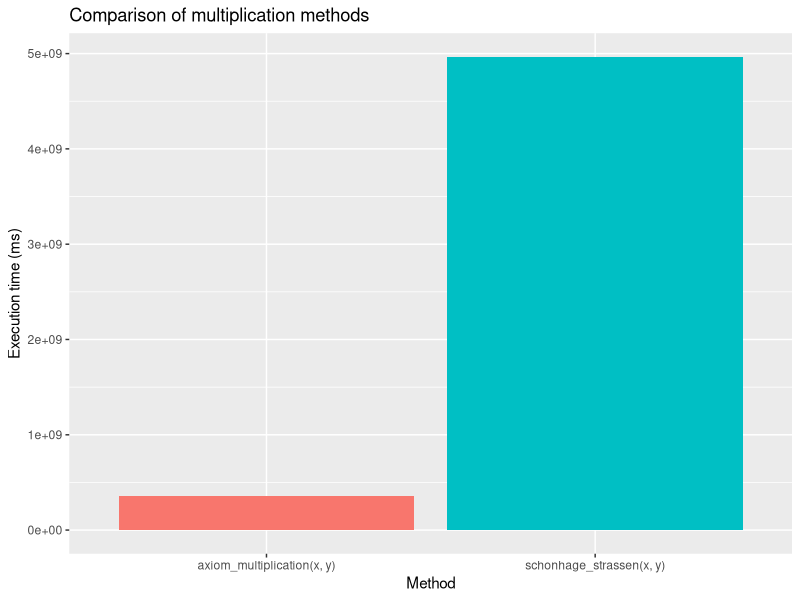
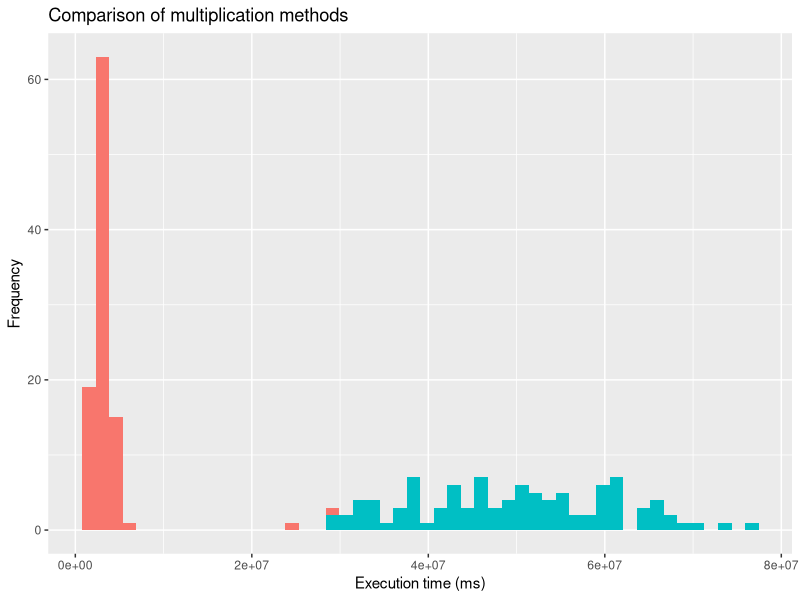
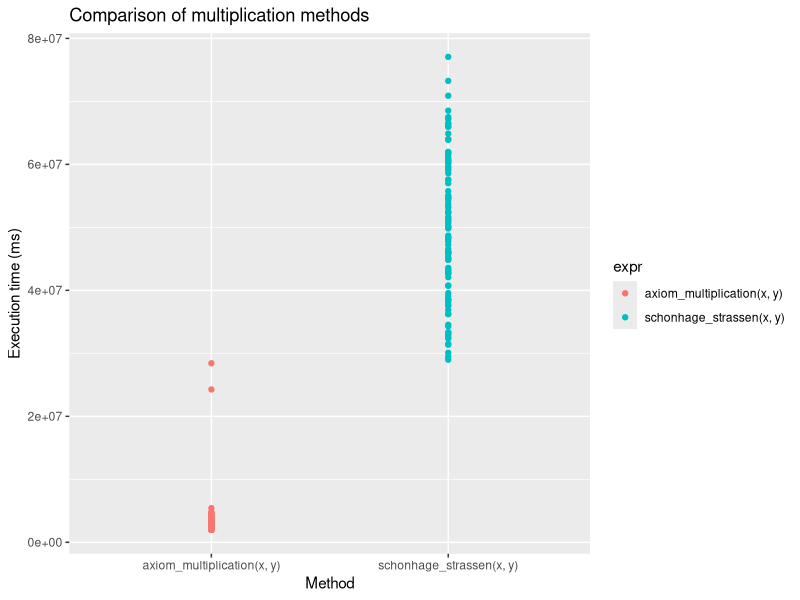

Here is the R script that generated these plots, in order:
# install the required packages
install.packages("microbenchmark")
install.packages("ggplot2")

# load the packages
library(microbenchmark)
library(ggplot2)

# define the axiom multiplication function
axiom_multiplication <- function(x, y) {
  z <- 0
  for (i in 1:length(x)) {
    for (j in 1:length(y)) {
      z[i+j-1] <- z[i+j-1] + x[i] * y[j]
    }
  }
  return(z)
}

# define the Schönhage–Strassen multiplication function
schonhage_strassen <- function(x, y) {
  # determine the size of the input vectors
  n <- length(x)
  m <- length(y)
  l <- max(n, m)
  
  # pad the input vectors with zeros to ensure that they have the same length
  if (n < l) x <- c(x, rep(0, l - n))
  if (m < l) y <- c(y, rep(0, l - m))
  
  # perform the multiplication using the Schönhage–Strassen algorithm
  if (l == 1) {
    return(x * y)
  } else {
    l2 <- floor(l / 2)
    a <- x[1:l2]
    b <- x[(l2+1):l]
    c <- y[1:l2]
    d <- y[(l2+1):l]
    p1 <- schonhage_strassen(a, c)
    p2 <- schonhage_strassen(b, d)
    p3 <- schonhage_strassen(a + b, c + d)
    return(c(p1 * 10^(2 * l2) + (p3 - p1 - p2) * 10^l2 + p2, rep(0, l2)))
  }
}

# define the inputs for the multiplication functions
x <- rnorm(100)
y <- rnorm(100)

# measure the execution time of the multiplication functions
result <- microbenchmark(axiom_multiplication(x, y), schonhage_strassen(x, y))

# print the results
print(result)

# visualize the results using a bar chart
ggplot(result, aes(x=expr, y=time, fill=expr)) + 
  geom_bar(stat="identity") +
  theme(legend.position = "none") +
  labs(title = "Comparison of multiplication methods", x = "Method", y = "Execution time (ms)")

# visualize the results using a histogram
ggplot(result, aes(x=time, fill=expr)) + 
  geom_histogram(bins=50) +
  theme(legend.position = "none") +
  labs(title = "Comparison of multiplication methods", x = "Execution time (ms)", y = "Frequency")

# visualize the results using a plot
ggplot(result, aes(x=expr, y=time, color=expr)) + 
  geom_point() +
  labs(title = "Comparison of multiplication methods", x = "Method", y = "Execution time (ms)")

# get a summary of the results
summary <- summary(result)

# print the summary
print(summary)

# compare the mean execution time of the two methods
if (summary[1, "mean"] < summary[2, "mean"]) {
  print("The axiom multiplication method is faster on average.")
} else {
  print("The Schönhage–Strassen multiplication method is faster on average.")
}

# compare the mean execution time of the two methods
if (summary[1, "mean"] < summary[2, "mean"]) {
  print(paste("The axiom multiplication method is", round(summary[2, "mean"] / summary[1, "mean"], 2), "times faster than the Schönhage–Strassen method."))
} else {
  print(paste("The Schönhage–Strassen multiplication method is", round(summary[1, "mean"] / summary[2, "mean"], 2), "times faster than the axiom multiplication method."))
}